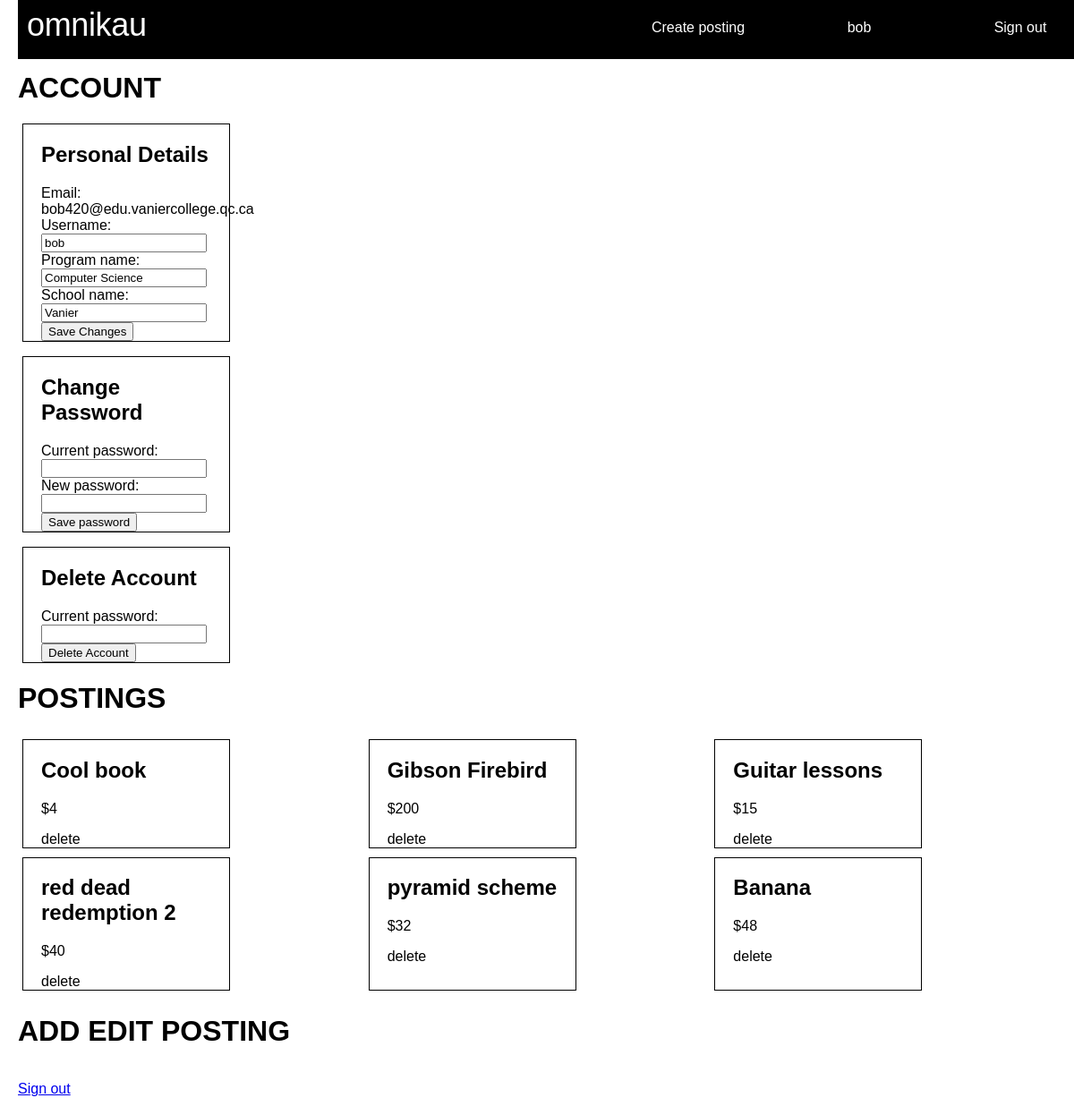
The page /?c=user&a=edit (signed in) on the database as committed earlier.
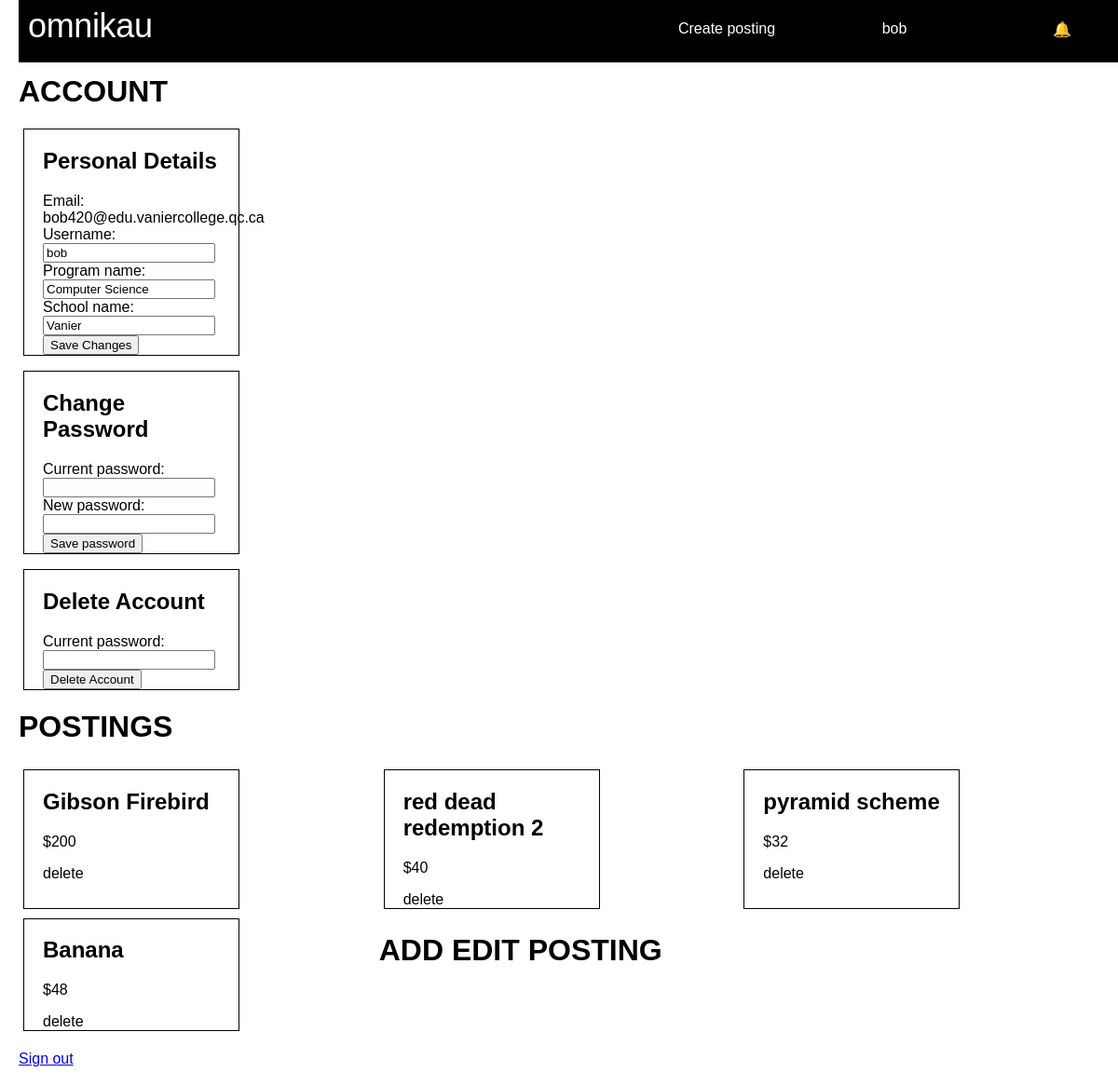
The same page on the database as committed later.
### tables this page shows
CREATE TABLE `postings` (
  `posting_id` int(11) NOT NULL,
  `description` varchar(64) NOT NULL,
  `price` int(10) NOT NULL,
  `seller_email` varchar(64) NOT NULL,
  `date_posted` date NOT NULL DEFAULT current_timestamp(),
  `visits` int(11) NOT NULL,
  `is_sold` char(1) NOT NULL,
  `post_type` varchar(32) NOT NULL,
  `title` varchar(64) NOT NULL
);

### Models/User.php (called while the page is built, shortened)
<?php
    include_once 'Models/Contact.php';
    class User{
        public String $email = "";
        function getPostings(){
            include_once "Models/Posting.php";
            $list = array();
            $sql = "SELECT * FROM postings WHERE seller_email = '".$this->email."'";
            $res = $conn->query($sql);
            while($row = $res->fetch_assoc()){
                $posting = new Posting();
                $posting->posting_id = $row['posting_id'];
                $posting->title = $row['title'];
                $posting->description = $row['description'];
                $posting->price = $row['price'];
                $posting->seller_email = $row['seller_email'];
                $posting->date_posted = $row['date_posted'];
                $posting->visits = $row['visits'];
                $posting->is_sold = $row['is_sold'];
                $posting->post_type = $row['post_type'];
                array_push($list, $posting);
            }
            return $list;
        }
        function hasUnrated(){
            global $conn;
            $sql = "SELECT * FROM transactions WHERE rated = 0 AND buyer_email = '$this->email'";
            $res = $conn->query($sql);
            return $res->num_rows>0 ? true : false;
        }
    }
?>

### Views/User/edit.php (the view, shortened to what this page needs)
<?php
    include_once "Controllers/UserController.php";
?>
<!DOCTYPE html>
<html lang="en">
<head>
</head>
<body>
<?php
 $user = $_SESSION['user'];
?>
<?php include_once "header.php"; ?>
    <h1>ACCOUNT</h1>
    <form action="./index.php?c=user&a=updater<?php echo $id?>" method="POST">
        <div id='posting'>
            <div class='user'>
                <h2>Personal Details</h2>
                <label for='email'>Email: <?php echo $user->email; ?></label>
                <label for='username'>Username:</label>
                <input type='text' id='username' name='username' value='<?php echo $user->username; ?>' required>
                <label for='program_name'>Program name:</label>
                <input type='text' id='program_name' name='program_name' value='<?php echo $user->program_name; ?>' required>
                <label for='school_name'>School name:</label>
                <input type='text' id='school_name' name='school_name' value='<?php echo $user->school_name; ?>' required>
                <button type="submit">Save Changes</button>
            </div>
        </div>
    </form>
    <form action="/?c=user&a=updatePassword&id=<?php echo $user->id?>" method="POST">
        <div id='posting'>
            <div class='user'>
                <h2>Change Password</h2>
                <label for='current_password'>Current password:</label>
                <input type='password' id='current_password' name='current_password' required>
                <label for='new_password'>New password:</label>
                <input type='password' id='new_password' name='new_password' required>
                <button type="submit">Save password</button>
            </div>
        </div>
    </form>
    <form action="/?c=user&a=delete&id=<?php echo $user->id?>" method="POST">
        <div id='posting'>
            <div class='user'>
                <h2>Delete Account</h2>
                <label for='password'>Current password:</label>
                <input type='password' id='password' name='password' required>
                <button type="submit">Delete Account</button>
            </div>
        </div>
    </form>
    <h1>POSTINGS</h1>
    <div id='postingGrid'>
        <?php
            $postings = $user->getPostings();
            foreach($postings as $posting){
                echo "<div id='posting'>";
                echo "<a href='?c=posting&a=view&i=$posting->posting_id'>";
                echo "<h2>$posting->title</h2>";
                echo "<p>$$posting->price</p>";
                echo '</a>';
                echo "<a id='delete' href='?c=posting&a=delete&i=$posting->posting_id' >delete</a>";
                echo "</div>";
            }
        ?>
        <h1>ADD EDIT POSTING</h1>
    </div>
    <a href='?c=user&a=signout'><p>Sign out</p></a>
</body>
</html>

### header.php
<header>
        <a href="?c=posting&a=index"><h1>omnikau</h1></a>
        <?php
            if(isset($_SESSION['user']) && $_SESSION['user']!="-1"){
                echo "<a href='?c=posting&a=post'><p>Create posting</p></a>";
                echo "<a href='?c=user&a=edit'><p>".$_SESSION['user']->username."</p></a>";
                echo $_SESSION['user']->hasUnrated() ? "<a href='?c=user&a=notifications'><p>🔔</p></a>" : "<a href='?c=user&a=signout'><p>Sign out</p></a>";
            }else{
                echo "<p></p>";
                echo "<a href='?c=user&a=login'><p>log in</p></a>";
                echo "<a href='?c=user&a=register'><p>register</p></a>";
            }
        ?>
</header>

Rows that differ between the two databases and show on the page:
removed postings: title "Cool book", price "4"
removed postings: title "Guitar lessons", price "15"
Other text that changed with them:
text no longer shown: "Sign out"
